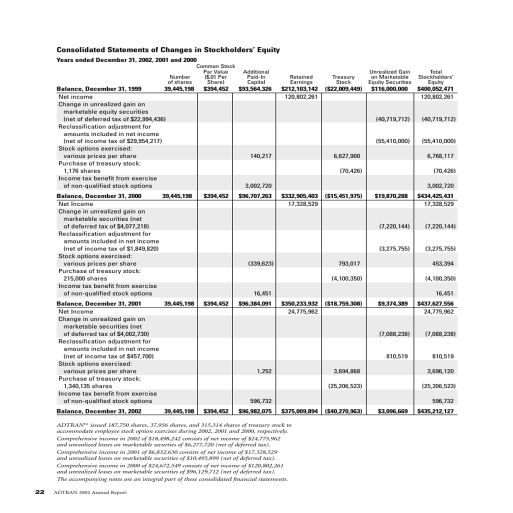
#> input picture images/test1.png, 1025 x 1025 px, given as the content of the folder ./runs/GT/val, which was not available (shown at 1/2 size)
$ python combin_image.py
#> lines starting #> are read from the running program, lines starting #| are printed output that depends on the picture
import cv2
import numpy as np
import shutil
import os
import argparse

parser = argparse.ArgumentParser()
parser.add_argument('--path1', type=str, default="./runs/GT/val", help='ground truth label(s) path')
parser.add_argument('--path2', type=str, default="./runs/error", help='prediction label(s) path')
parser.add_argument('--save', type=str, default="./runs/out", help='save image(s) path')
opt = parser.parse_args()

files1 = os.listdir(opt.path1)
files2 = os.listdir(opt.path2)

if not os.path.exists(opt.save):
    os.mkdir(opt.save)

for i in range(len(files1)):
    if files1[i] == "labels" or files1[i] not in files2:
        continue
    fullPath1 = os.path.join(opt.path1,files1[i])
    fullPath2 = os.path.join(opt.path2,files1[i])
    fullSavePath = os.path.join(opt.save,files1[i])

    img1 = cv2.imread(fullPath1)
#> img1 is the input picture: shape (1025, 1025, 3); min 0, max 255, mean 237.9
    img2 = cv2.imread(fullPath2)
    image = np.concatenate((img1, img2), axis=1)
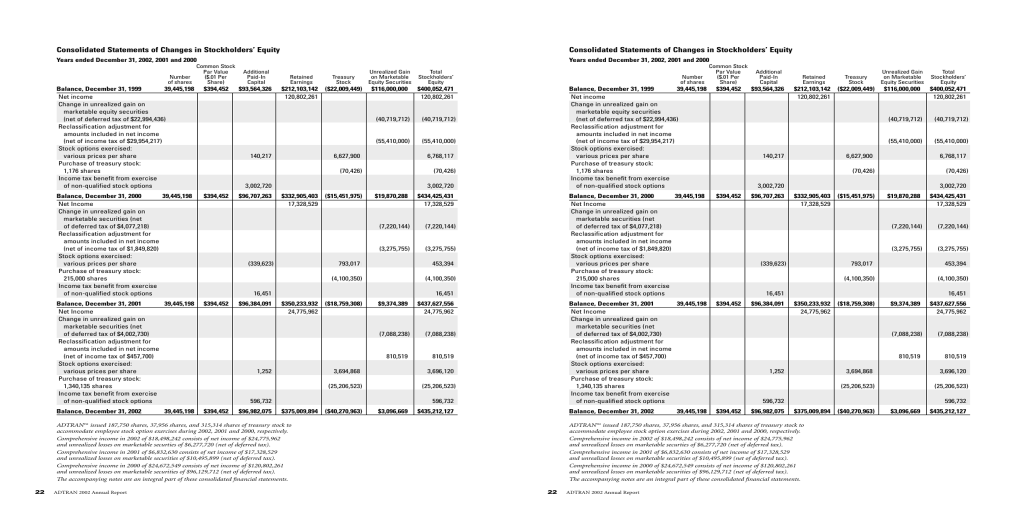
#> image: shape (1025, 2050, 3) (shown at 1/2 size); min 0, max 255, mean 237.9
    #cv2.imshow('image', image)
    #cv2.waitKey(0)
    cv2.imwrite(fullSavePath, image)
    print("Combine two images: ",fullSavePath)

print("Done!!\n")

$ run again, on images/test2.png
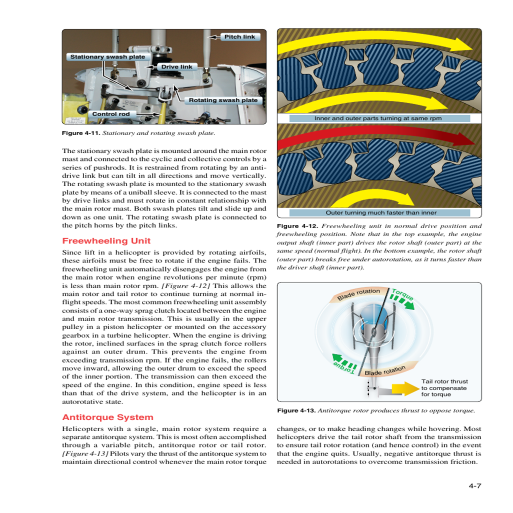
#> input picture images/test2.png, 1025 x 1025 px, given as the content of the folder ./runs/GT/val, which was not available (shown at 1/2 size)
#> img1 is the input picture: shape (1025, 1025, 3); mean B, G, R 208.6, 213.2, 213
#> `image = np.concatenate((img1, img2), axis=1)`:
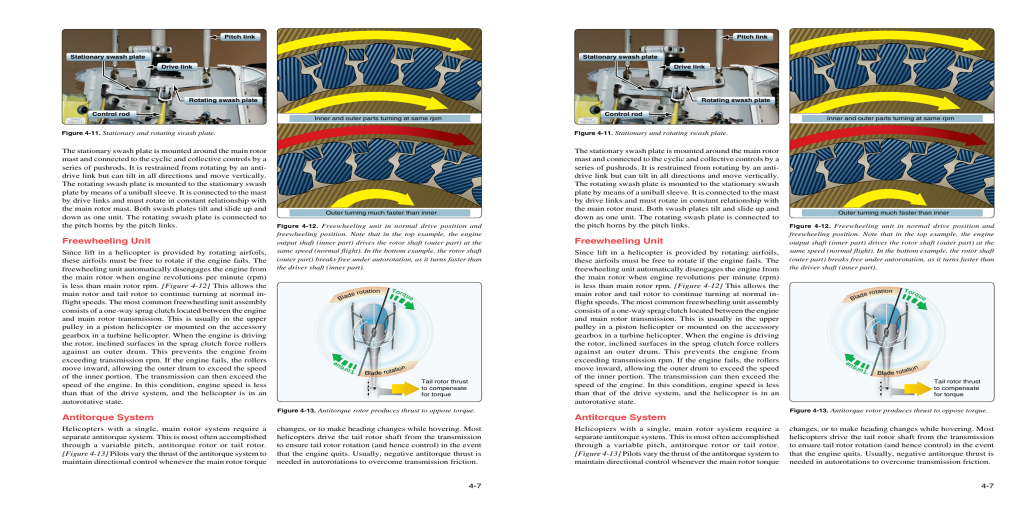
#> image: shape (1025, 2050, 3) (shown at 1/2 size); mean B, G, R 208.6, 213.2, 213
